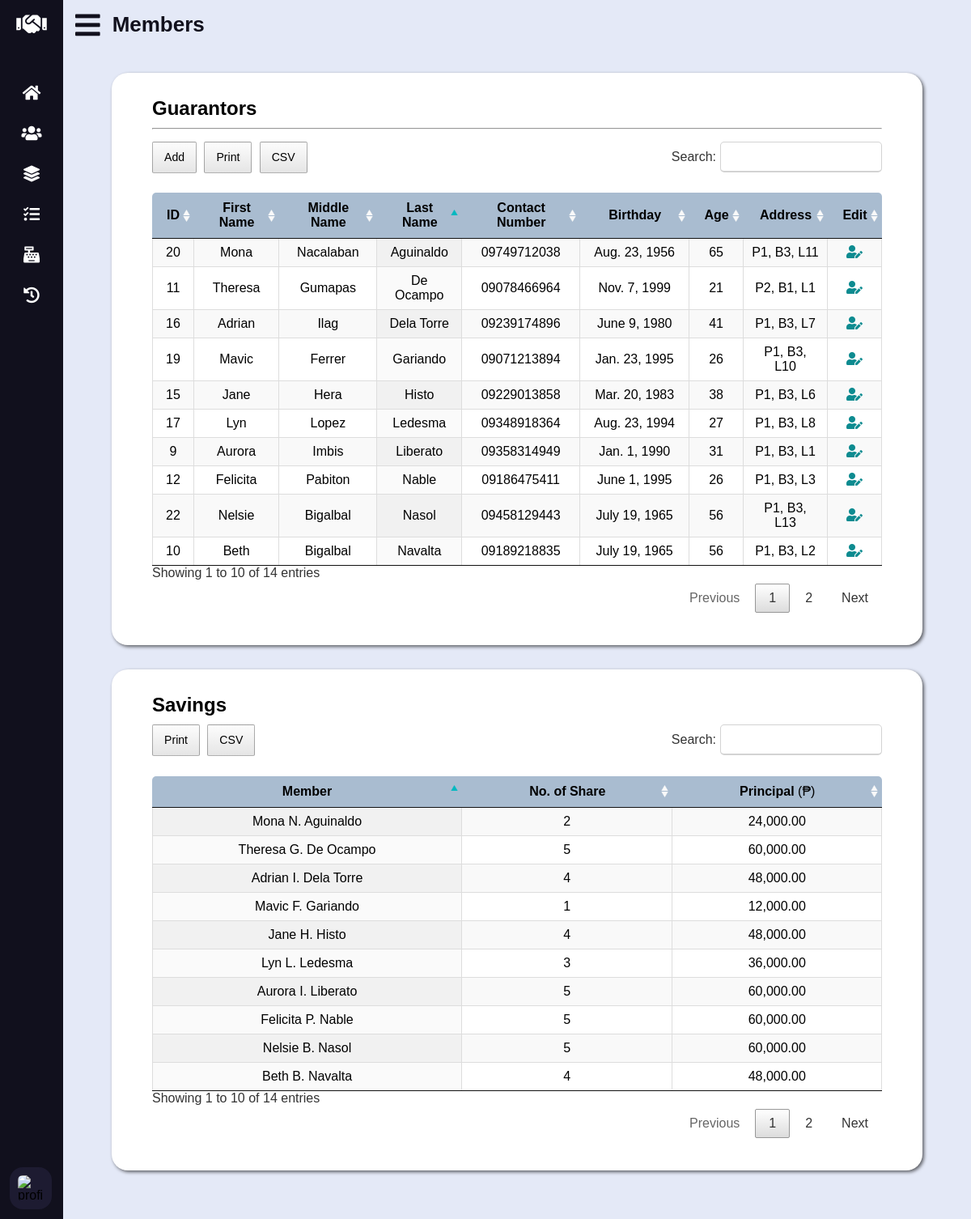
The page /members.php (signed in) on the database its author committed.
### tables this page shows
CREATE TABLE `data_subject` (
	`data_subject_id` INT UNSIGNED AUTO_INCREMENT PRIMARY KEY,
	`fname` VARCHAR(50) NOT NULL,
	`mname` VARCHAR(50) NOT NULL,
	`lname` VARCHAR(50) NOT NULL,
	`contact_no` CHAR(11) NOT NULL,
	`bday` DATE NOT NULL,
	`phase_block_lot` VARCHAR(20) NOT NULL
);

CREATE TABLE `guarantor_cycle_map` (
	`guarantor_id` INT UNSIGNED,
	`cycle_id` YEAR DEFAULT (YEAR(CURDATE())),
	`number_of_share` TINYINT NOT NULL,

	CONSTRAINT pk_guarantor_cycle_map PRIMARY KEY (`guarantor_id`, `cycle_id`),
	CONSTRAINT fk_guarantor_cycle_map_cycle FOREIGN KEY (`cycle_id`)
		REFERENCES `cycle` (`cycle_id`)
		ON UPDATE CASCADE
		ON DELETE RESTRICT,
	CONSTRAINT fk_guarantor_cycle_map_guarantor FOREIGN KEY (`guarantor_id`)
		REFERENCES `guarantor` (`guarantor_id`)
		ON UPDATE CASCADE
		ON DELETE RESTRICT
);

### lib/database-handler.php (called while the page is built, shortened)
<?php
class Database {
	private $host = DB_HOST;
	private $dbname = DB_NAME;
	private $charset = DB_CHARSET;
	private $user = DB_USER;
	private $password = DB_PASSWORD;
	private $dbh;
	private $stmt;
	public function __construct() {
		$dsn = "mysql:host=".$this->host.";charset=".$this->charset.";dbname=".$this->dbname;
		$options = array (
			PDO::ATTR_PERSISTENT => true,
			PDO::ATTR_ERRMODE => PDO::ERRMODE_EXCEPTION,
			PDO::ATTR_ORACLE_NULLS => PDO::NULL_NATURAL
		);
		try {
			$this->dbh = new PDO($dsn, $this->user, $this->password, $options);
		}
		catch (PDOException $e) {
			$this->error = $e->getMessage()." in ".$e->getFile()." on line ".$e->getLine();
			$this->terminate();
		}
	}
	public function query($query) {
		$this->stmt = $this->dbh->prepare($query);
	}
	public function bind($param, $value, $type = null) {
		if (is_null($type)) {
			switch (true) {
				default:
					$type = PDO::PARAM_STR;
			}
		}
		$this->stmt->bindValue($param, $value, $type);
	}
	public function execute($message = "", $redirect = "") {
		try {
			return $this->stmt->execute();
		}
		catch (PDOException $e) {
			$this->logFile = "../src/log.txt";
			$this->error = $e->getMessage()." in ".$e->getFile()." on line ".$e->getLine();
			$this->logError();
		}
		finally {
			if ($redirect !== "") {
				$this->confirmQuery($message, $redirect);
			}
		}
	}
	public function resultSet() {
		$this->execute();
		return $this->stmt->fetchAll(PDO::FETCH_OBJ);
	}
	public function resultSetOneColumn() {
		$this->execute();
		return $this->stmt->fetchAll(PDO::FETCH_COLUMN);
	}
	public function resultColumn() {
		$this->execute();
		return $this->stmt->fetchColumn();
	}
	public function __destruct() {
		$this->dbh = null;
	}
}

### models/Guarantor.php (called while the page is built, shortened)
<?php
class Guarantor {
	private $db;
	private $cycle;
	public function __construct() {
		$this->db = new Database();
		$cycle = new Cycle();
		$this->cycle = $cycle->getCycleId();
	}
	public function getCurrentGuarantors() {
		$this->db->query("
			SELECT
				*
			FROM
				`data_subject`
			INNER JOIN `guarantor_cycle_map`
				ON `data_subject_id` = `guarantor_id`
			WHERE
				`cycle_id` = $this->cycle
		");
		return $this->db->resultSet();
	}
	public function getSavings() {
		$this->db->query("
			SELECT
				`guarantor_id`,
				`fname`,
				`mname`,
				`lname`,
				`number_of_share`, `number_of_share` * `membership_fee` AS `principal`
			FROM
				`data_subject`
			INNER JOIN `guarantor_cycle_map` gcm
				ON `data_subject_id` = `guarantor_id`
			INNER JOIN `cycle` c
				ON c.`cycle_id` = gcm.`cycle_id`
			WHERE
				gcm.`cycle_id` = $this->cycle
			");
		return $this->db->resultSet();
	}
}

### models/Cycle.php (called while the page is built, shortened)
<?php
class Cycle {
	private $db;
	public function __construct() {
		$this->db = new Database();
	}
	public function getCycleId() {
		if (isset($_SESSION["cycle"])) {
			$session_cycle = $_SESSION["cycle"];
			$periods = $this->getPeriods();
			if (in_array($session_cycle, $periods))
				return $session_cycle;
			else
				return $this->getLatestPeriod();
		}
	}
	public function getPeriods() {
		$this->db->query("SELECT `cycle_id` FROM `cycle`");
		return $this->db->resultSetOneColumn();
	}
}

### lib/conversion-util.php (called while the page is built, shortened)
<?php
class Converter {
	public function bdayToAge($bday) {
		$db = new Database();
		$db->query("CALL calculate_age(?, @age)");
		$db->bind(1, $bday);
		$db->execute();
		$db->query("SELECT @age");
		return $db->resultColumn();
	}
	public function shortToLongDate($date) {
		$time_stamp = strtotime($date);
		$format = "M. j, Y";
		$formatted_date = date($format, $time_stamp);
		if (strpos($formatted_date, "May") !== false)
			$formatted_date = str_replace(".", "", $formatted_date);
		else if (strpos($formatted_date, "Jun") !== false)
			$formatted_date = str_replace(".", "e", $formatted_date);
		else if (strpos($formatted_date, "Jul") !== false)
			$formatted_date = str_replace(".", "y", $formatted_date);
		return $formatted_date;
	}
}

### members.php (the view, shortened to what this page needs)
<?php
	require_once "lib/database-handler.php";
	require_once "lib/conversion-util.php";
	require_once "models/Cycle.php";
	require_once "models/Guarantor.php";
	$converter = new Converter();
	$guarantor = new Guarantor();
	$guarantors = $guarantor->getCurrentGuarantors();
	$savings = $guarantor->getSavings();
?>
<!DOCTYPE html>
<html lang="en">
<head>
	<link rel="stylesheet" type="text/css" href="css/all.min.css" />
	<link rel="stylesheet" type="text/css" href="css/datatables.min.css" />
	<link rel="stylesheet" type="text/css" href="css/tingle.min.css" />
	<link rel="stylesheet" type="text/css" href="css/style.css" />
	<link rel="stylesheet" type="text/css" href="css/vertical-nav-bar.css" />
	<link rel="stylesheet" type="text/css" href="css/tables.css" />
	<link rel="stylesheet" type="text/css" href="css/forms.css" />
	<link rel="stylesheet" type="text/css" href="css/media-queries.css" />
</head>
<body>
	<main>
		<header>
			<i class="fas fa-bars"></i>
			<h2 class="text">Members</h2>
		</header>
		<section id="guarantors">
			<h3>Guarantors</h3>
			<hr />
			<table id="guarantors-tbl" class="display cell-border" width="100%">
				<thead>
					<tr>
						<th>ID</th>
						<th>First Name</th>
						<th>Middle Name</th>
						<th>Last Name</th>
						<th>Contact Number</th>
						<th>Birthday</th>
						<th>Age</th>
						<th>Address</th>
						<th>Edit</th>
					</tr>
				</thead>
				<tbody>
					<?php foreach ($guarantors as $g): ?>
					<tr>
						<td><?php echo $g->guarantor_id; ?></td>
						<td><?php echo $g->fname; ?></td>
						<td><?php echo $g->mname; ?></td>
						<td><?php echo $g->lname; ?></td>
						<td><?php echo $g->contact_no; ?></td>
						<td><?php echo $converter->shortToLongDate($g->bday); ?></td>
						<td><?php echo $converter->bdayToAge($g->bday); ?></td>
						<td><?php echo $g->phase_block_lot; ?></td>
						<td><i class="fas fa-user-edit"></i></td>
					</tr>
					<?php endforeach; ?>
				</tbody>
			</table>
		</section>
		<section id="savings">
			<h3>Savings</h3>
			<table id="savings-tbl" class="display cell-border" width="100%">
				<thead>
					<tr>
						<th>Member</th>
						<th>No. of Share</th>
						<th>Principal <span>(&#8369;)</span></th>
					</tr>
				</thead>
				<tbody>
					<?php foreach ($savings as $s): ?>
					<tr>
						<td data-sort="<?php echo $s->lname; ?>"><?php echo $s->fname." ".$s->mname[0].". ".$s->lname; ?></td>
						<td><?php echo $s->number_of_share; ?></td>
						<td><?php echo number_format($s->principal, 2, ".", ","); ?></td>
					</tr>
					<?php endforeach; ?>
				</tbody>
			</table>
		</section>
	</main>
</body>
</html>

### css/style.css (style rules this page uses)
:root { --athens-gray: #e8e9eb; --azureish-white: #dae8f5; --blue-chill: #0d8b90; --botticelli: #d4e1ee; --chambray: #345f90; --cyan: #03b8c0; --dark-purple: #1d1b31; --eden: #0d3b4c; --light-gray: #d3d3d3; --light-steel-blue: #a9bcd0; --link-water: #e4e9f7; --persian-red: #d33333; --roman-silver: #787e87; --silver-sand: #c5c6c8; --xiketic: #11101d; }
* { box-sizing: border-box; font-family: "Poppins", sans-serif; margin: 0; padding: 0; }
html, body { height: 100%; }
main { background: var(--link-water); left: 280px; min-height: 100vh; padding-bottom: 30px; position: relative; transition: all 0.5s ease; width: calc(100% - 280px); }
main header { align-items: center; color: var(--xiketic); display: flex; font-size: 35px; height: 60px; overflow: hidden; }
main header .fa-bars { cursor: pointer; margin: 0 15px; }
h2 { font-size: 26px; font-weight: 600; }
h3 { font-size: 24px; margin: 10px 0; }
section { background-color: #fff; border-radius: 20px; box-shadow: 2px 2px 4px rgba(0, 0, 0, 0.6); margin: 30px 60px; padding: 20px 50px 40px 50px; }
hr { margin-bottom: 15px; }

### css/vertical-nav-bar.css (style rules this page uses)
nav { background: var(--xiketic); height: 100%; left: 0; position: fixed; top: 0; transition: all 0.5s ease; width: 280px; z-index: 100; }
nav.closed { width: 78px; }
nav h1 { align-items: center; display: flex; height: 60px; width: 100%; }
nav h1 .fa-handshake { color: #fff; font-size: 30px; height: 50px; line-height: 50px; min-width: 78px; text-align: center; }
nav .nav-links { height: 100%; overflow: auto; padding: 30px 0 150px 0; }
nav.closed .nav-links { overflow: visible; }
nav .nav-links li { list-style: none; position: relative; transition: all 0.4s ease; }
nav .nav-links li .parent-menu { align-items: center; display: flex; justify-content: space-between; }
nav.closed .nav-links li .parent-menu { display: block }
nav .nav-links li i { color: #fff; cursor: pointer; font-size: 20px; height: 50px; line-height: 50px; min-width: 78px; text-align: center; transition: all 0.3s ease; }
nav .nav-links li a { align-items: center; display: flex; text-decoration: none; }
nav .profile-details { align-items: center; background: var(--dark-purple); bottom: 0; display: flex; justify-content: flex-start; padding: 12px 0; position: fixed; transition: all 0.5s ease; width: 280px; }
nav.closed .profile-details { background: none; }
nav.closed .profile-details { width: 78px; }
nav .profile-details .profile-content { align-items: center; display: flex; }
nav .profile-details img { background: var(--dark-purple); border-radius: 16px; height: 52px; margin: 0 14px 0 12px; object-fit: cover; transition: all 0.5s ease; width: 52px; }
nav.closed .profile-details img { padding: 10px; }
nav.closed ~ main { left: 78px; width: calc(100% - 78px); }

### css/tables.css (style rules this page uses)
table { padding-top: 20px; text-align: center; }
table thead th { background-color: var(--light-steel-blue); font-family: "Poppins Regular", sans-serif; }
table thead th:first-child { border-radius: 5px 0 0 0; }
table thead th:last-child { border-radius: 0 5px 0 0; }
table .fas { color: var(--blue-chill); text-decoration: none; }
.fas, .far, #new-guarantor table tr:hover { cursor: pointer; }
th span { font-weight: normal; }

### rows shown on the page
data_subject: guarantor_cycle_map.guarantor_id "9", fname "Aurora", mname "Imbis", lname "Liberato", contact_no "09358314949", bday "Jan. 1, 1990", bday "31", phase_block_lot "P1, B3, L1", mname "I", guarantor_cycle_map.number_of_share "5", principal "60,000.00"
data_subject: guarantor_cycle_map.guarantor_id "10", fname "Beth", mname "Bigalbal", lname "Navalta", contact_no "09189218835", bday "July 19, 1965", bday "56", phase_block_lot "P1, B3, L2", mname "B", guarantor_cycle_map.number_of_share "4", principal "48,000.00"
data_subject: guarantor_cycle_map.guarantor_id "11", fname "Theresa", mname "Gumapas", lname "De Ocampo", contact_no "09078466964", bday "Nov. 7, 1999", bday "21", phase_block_lot "P2, B1, L1", mname "G", guarantor_cycle_map.number_of_share "5", principal "60,000.00"
data_subject: guarantor_cycle_map.guarantor_id "12", fname "Felicita", mname "Pabiton", lname "Nable", contact_no "09186475411", bday "June 1, 1995", bday "26", phase_block_lot "P1, B3, L3", mname "P", guarantor_cycle_map.number_of_share "5", principal "60,000.00"
data_subject: guarantor_cycle_map.guarantor_id "15", fname "Jane", mname "Hera", lname "Histo", contact_no "09229013858", bday "Mar. 20, 1983", bday "38", phase_block_lot "P1, B3, L6", mname "H", guarantor_cycle_map.number_of_share "4", principal "48,000.00"
data_subject: guarantor_cycle_map.guarantor_id "16", fname "Adrian", mname "Ilag", lname "Dela Torre", contact_no "09239174896", bday "June 9, 1980", bday "41", phase_block_lot "P1, B3, L7", mname "I", guarantor_cycle_map.number_of_share "4", principal "48,000.00"
data_subject: guarantor_cycle_map.guarantor_id "17", fname "Lyn", mname "Lopez", lname "Ledesma", contact_no "09348918364", bday "Aug. 23, 1994", bday "27", phase_block_lot "P1, B3, L8", mname "L", guarantor_cycle_map.number_of_share "3", principal "36,000.00"
data_subject: guarantor_cycle_map.guarantor_id "19", fname "Mavic", mname "Ferrer", lname "Gariando", contact_no "09071213894", bday "Jan. 23, 1995", bday "26", phase_block_lot "P1, B3, L10", mname "F", guarantor_cycle_map.number_of_share "1", principal "12,000.00"
data_subject: guarantor_cycle_map.guarantor_id "20", fname "Mona", mname "Nacalaban", lname "Aguinaldo", contact_no "09749712038", bday "Aug. 23, 1956", bday "65", phase_block_lot "P1, B3, L11", mname "N", guarantor_cycle_map.number_of_share "2", principal "24,000.00"
data_subject: guarantor_cycle_map.guarantor_id "22", fname "Nelsie", mname "Bigalbal", lname "Nasol", contact_no "09458129443", bday "July 19, 1965", bday "56", phase_block_lot "P1, B3, L13", mname "B", guarantor_cycle_map.number_of_share "5", principal "60,000.00"
